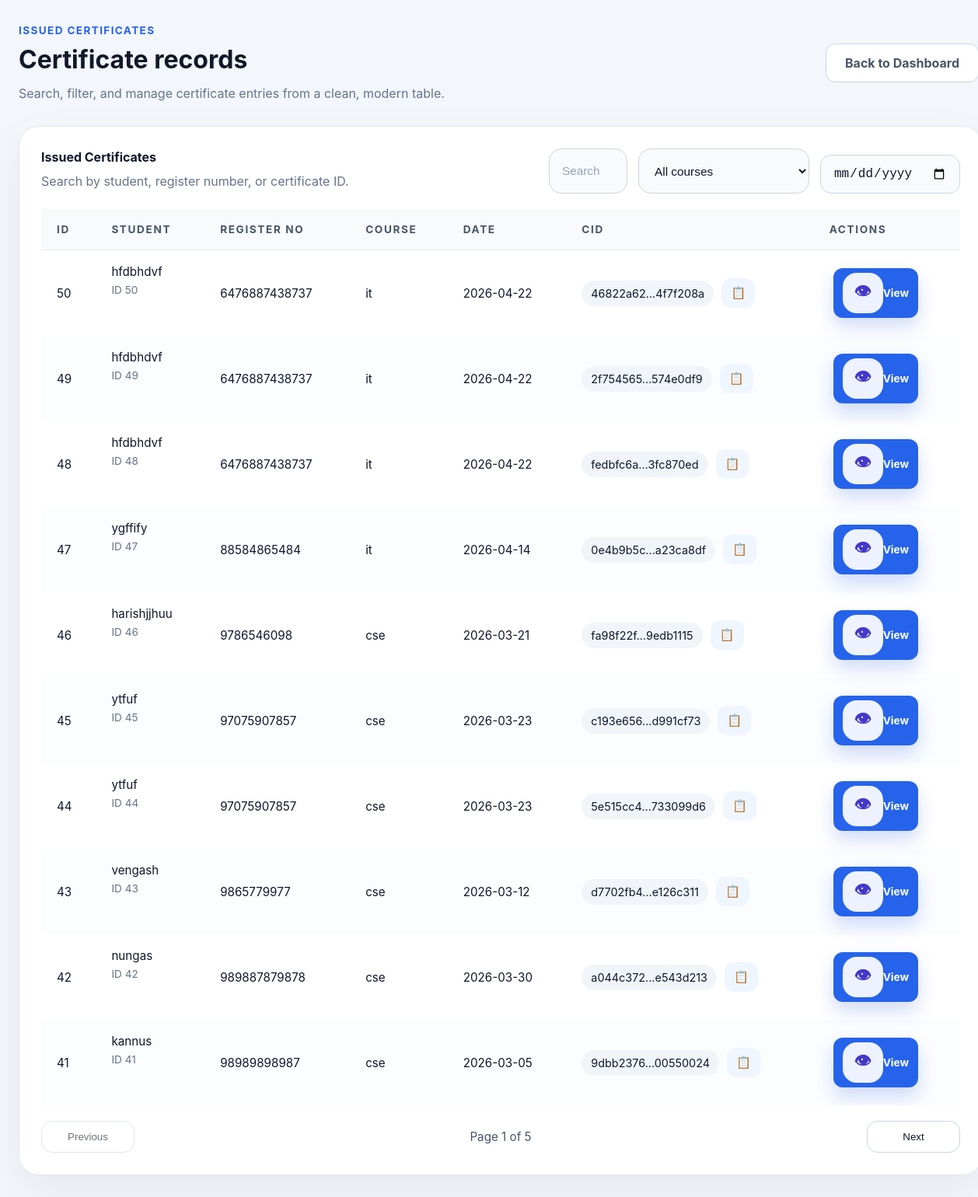
/admin/issued (signed in), run on an earlier commit of the app's database.
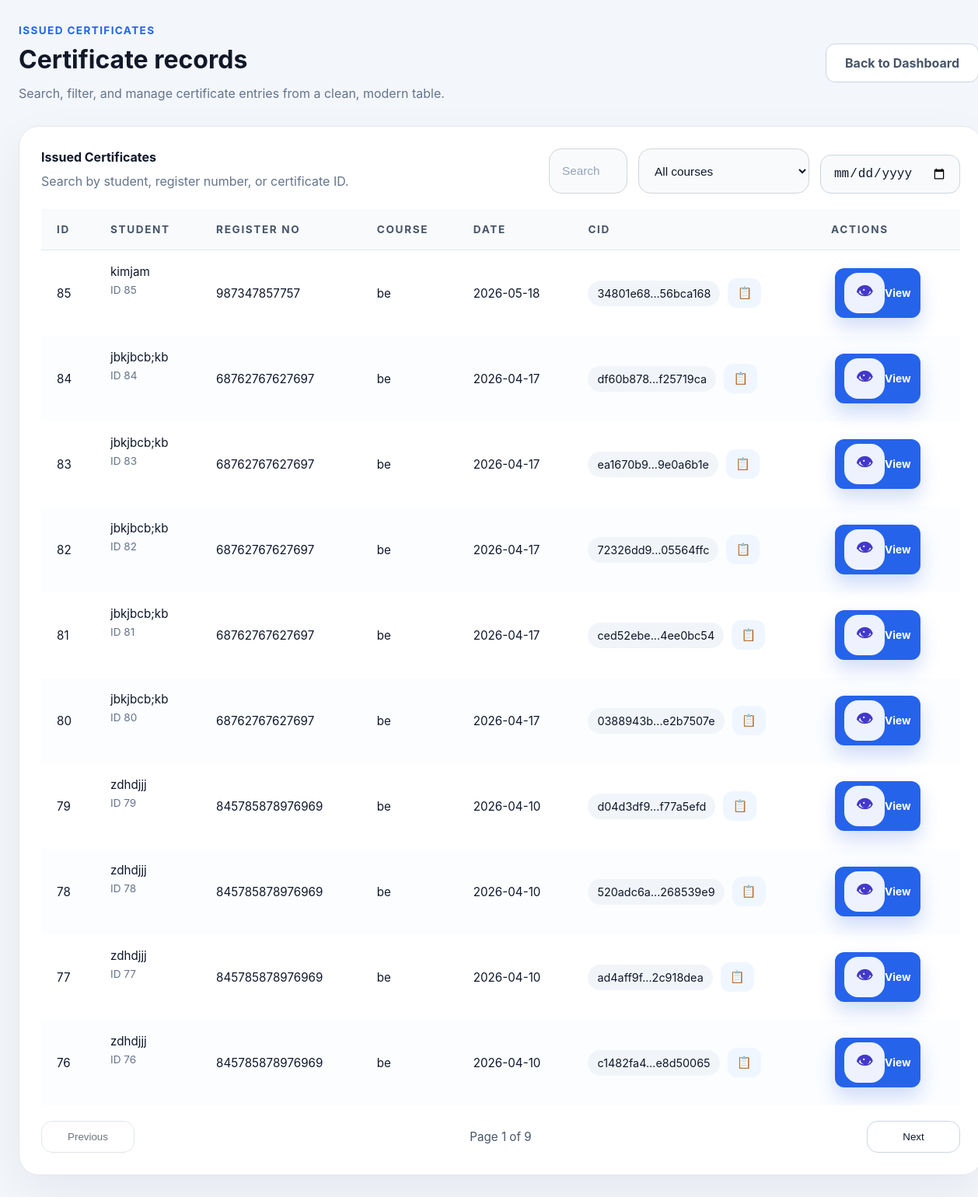
And on a later commit of the database.
### tables this page shows
CREATE TABLE certificates (
            id INTEGER PRIMARY KEY AUTOINCREMENT,
            student_name TEXT NOT NULL,
            register_number TEXT NOT NULL,
            course TEXT NOT NULL,
            issue_date TEXT NOT NULL,
            cid TEXT NOT NULL,
            blockchain_index INTEGER NOT NULL,
            pdf_filename TEXT NOT NULL,
            image_filename TEXT NOT NULL,
            created_at TEXT NOT NULL
        , ai_score REAL DEFAULT NULL, heatmap TEXT DEFAULT NULL, blockchain_tx TEXT DEFAULT NULL, image_data BLOB DEFAULT NULL, department TEXT DEFAULT '', year TEXT DEFAULT '', student_email TEXT DEFAULT '');

### routes/admin_routes.py (the view)
@admin_bp.route("/issued")
def issued_certificates():
    if not _require_admin():
        return redirect(url_for("admin.login"))
    certs = get_all_certificates()
    course_options = sorted({cert.course for cert in certs if cert.course})
    return render_template(
        "issued_list.html",
        certificates=certs,
        student_view=False,
        course_options=course_options,
    )

### database/init_db.py (called while the page is built)
def get_connection() -> sqlite3.Connection:
    DATABASE_PATH.parent.mkdir(parents=True, exist_ok=True)
    conn = sqlite3.connect(DATABASE_PATH)
    conn.row_factory = sqlite3.Row
    return conn

### models/certificate_model.py (called while the page is built)
def get_all_certificates() -> List[Certificate]:
    conn = get_connection()
    cur = conn.cursor()
    cur.execute("SELECT * FROM certificates ORDER BY created_at DESC")
    rows = cur.fetchall()
    conn.close()
    return [Certificate(**dict(row)) for row in rows]

### routes/admin_routes.py (called while the page is built)
def _require_admin() -> bool:
    return session.get("admin_logged_in", False)

### templates/issued_list.html (shortened to what the changed rows need)
<!DOCTYPE html>
<html lang="en">
<head>
    <link rel="stylesheet" href="{{ url_for('static', filename='css/style.css') }}">
</head>
<body class="dashboard-page">
<div class="page-shell">
    <header class="page-heading">
        <div>
            <h1>Certificate records</h1>
        </div>
    </header>
    {% if certificates %}
        <section class="issued-table-card">
            <div class="table-toolbar">
                <div>
                    <p class="toolbar-title">Issued Certificates</p>
                    <p class="toolbar-subtitle">Search by student, register number, or certificate ID.</p>
                </div>
                <div class="toolbar-controls">
                    <input id="tableSearch" type="search" class="table-search" placeholder="Search by name, register number, or certificate ID">
                    <select id="courseFilter" class="table-filter">
                        <option value="">All courses</option>
                    </select>
                    <input id="dateFilter" type="date" class="table-filter date-filter" aria-label="Filter by issue date">
                </div>
            </div>
            <div class="activity-table-wrap issued-table-wrap">
                <table class="issued-table">
                    <thead>
                        <tr>
                            <th>ID</th>
                            <th>Student</th>
                            <th>Register No</th>
                            <th>Course</th>
                            <th>Date</th>
                            <th>CID</th>
                            <th>Actions</th>
                        </tr>
                    </thead>
                    <tbody id="issuedTableBody">
                        {% for cert in certificates %}
                            {% set cid_display = cert.cid if cert.cid|length <= 20 else cert.cid[:8] ~ '...' ~ cert.cid[-8:] %}
                            <tr class="issued-row" data-name="{{ cert.student_name }}" data-reg="{{ cert.register_number }}" data-course="{{ cert.course }}" data-date="{{ cert.issue_date }}" data-cid="{{ cert.cid }}" {% if not student_view %}data-view-url="{{ url_for('admin.view_certificate', cert_id=cert.id) }}"{% endif %}>
                                <td class="cell-id">{{ cert.id }}</td>
                                <td class="cell-name">{{ cert.student_name }}<span class="cell-meta">ID {{ cert.id }}</span></td>
                                <td>{{ cert.register_number }}</td>
                                <td>{{ cert.course }}</td>
                                <td class="cell-date">{{ cert.issue_date }}</td>
                                <td title="{{ cert.cid }}">
                                    <div class="cid-cell">
                                        <span class="cid-chip">{{ cid_display }}</span>
                                        <button type="button" class="copy-button" data-copy="{{ cert.cid }}" aria-label="Copy CID">📋</button>
                                    </div>
                                </td>
                                <td>
                                    {% if student_view %}
                                        <a href="{{ url_for('student.download_certificate', cert_id=cert.id) }}" class="btn outline small">Download</a>
                                    {% else %}
                                        <a href="{{ url_for('admin.view_certificate', cert_id=cert.id) }}" class="btn primary small">
                                            <span class="action-icon">👁</span>
                                            View
                                        </a>
                                    {% endif %}
                                </td>
                            </tr>
                        {% endfor %}
                    </tbody>
                </table>
            </div>
            <div class="pagination-bar">
                <button type="button" class="pagination-button" id="prevPage" disabled>Previous</button>
                <span class="pagination-info" id="paginationInfo">Page 1 of 1</span>
                <button type="button" class="pagination-button" id="nextPage">Next</button>
            </div>
        </section>
    {% else %}
        <section class="issued-table-card empty-state-card">
            <div class="empty-state-icon">📄</div>
            <h2>No certificates issued yet</h2>
            <p>Once certificates are created, they will appear here for review and verification.</p>
        </section>
    {% endif %}
</div>
</body>
</html>

What changed in the data, as far as the page shows it:
no longer on this page (row unchanged): certificates: id "50", student_name "hfdbhdvf", register_number "6476887438737", course "it", issue_date "2026-04-22", cid_display "46822a62...4f7f208a"
no longer on this page (row unchanged): certificates: id "49", student_name "hfdbhdvf", register_number "6476887438737", course "it", issue_date "2026-04-22", cid_display "2f754565...574e0df9"
no longer on this page (row unchanged): certificates: id "48", student_name "hfdbhdvf", register_number "6476887438737", course "it", issue_date "2026-04-22", cid_display "fedbfc6a...3fc870ed"
no longer on this page (row unchanged): certificates: id "47", student_name "ygffify", register_number "88584865484", course "it", issue_date "2026-04-14", cid_display "0e4b9b5c...a23ca8df"
no longer on this page (row unchanged): certificates: id "46", student_name "harishjjhuu", register_number "9786546098", course "cse", issue_date "2026-03-21", cid_display "fa98f22f...9edb1115"
no longer on this page (row unchanged): certificates: id "45", student_name "ytfuf", register_number "97075907857", course "cse", issue_date "2026-03-23", cid_display "c193e656...d991cf73"
no longer on this page (row unchanged): certificates: id "44", student_name "ytfuf", register_number "97075907857", course "cse", issue_date "2026-03-23", cid_display "5e515cc4...733099d6"
no longer on this page (row unchanged): certificates: id "43", student_name "vengash", register_number "9865779977", course "cse", issue_date "2026-03-12", cid_display "d7702fb4...e126c311"
no longer on this page (row unchanged): certificates: id "42", student_name "nungas", register_number "989887879878", course "cse", issue_date "2026-03-30", cid_display "a044c372...e543d213"
no longer on this page (row unchanged): certificates: id "41", student_name "kannus", register_number "98989898987", course "cse", issue_date "2026-03-05", cid_display "9dbb2376...00550024"
added certificates: id "85", student_name "kimjam", register_number "987347857757", course "be", issue_date "2026-05-18", cid_display "34801e68...56bca168"
added certificates: id "84", student_name "jbkjbcb;kb", register_number "68762767627697", course "be", issue_date "2026-04-17", cid_display "df60b878...f25719ca"
added certificates: id "83", student_name "jbkjbcb;kb", register_number "68762767627697", course "be", issue_date "2026-04-17", cid_display "ea1670b9...9e0a6b1e"
added certificates: id "82", student_name "jbkjbcb;kb", register_number "68762767627697", course "be", issue_date "2026-04-17", cid_display "72326dd9...05564ffc"
added certificates: id "81", student_name "jbkjbcb;kb", register_number "68762767627697", course "be", issue_date "2026-04-17", cid_display "ced52ebe...4ee0bc54"
added certificates: id "80", student_name "jbkjbcb;kb", register_number "68762767627697", course "be", issue_date "2026-04-17", cid_display "0388943b...e2b7507e"
added certificates: id "79", student_name "zdhdjjj", register_number "845785878976969", course "be", issue_date "2026-04-10", cid_display "d04d3df9...f77a5efd"
added certificates: id "78", student_name "zdhdjjj", register_number "845785878976969", course "be", issue_date "2026-04-10", cid_display "520adc6a...268539e9"
added certificates: id "77", student_name "zdhdjjj", register_number "845785878976969", course "be", issue_date "2026-04-10", cid_display "ad4aff9f...2c918dea"
added certificates: id "76", student_name "zdhdjjj", register_number "845785878976969", course "be", issue_date "2026-04-10", cid_display "c1482fa4...e8d50065"
Also different on the page:
text written by a page script: "Page 1 of 5" → "Page 1 of 9"
